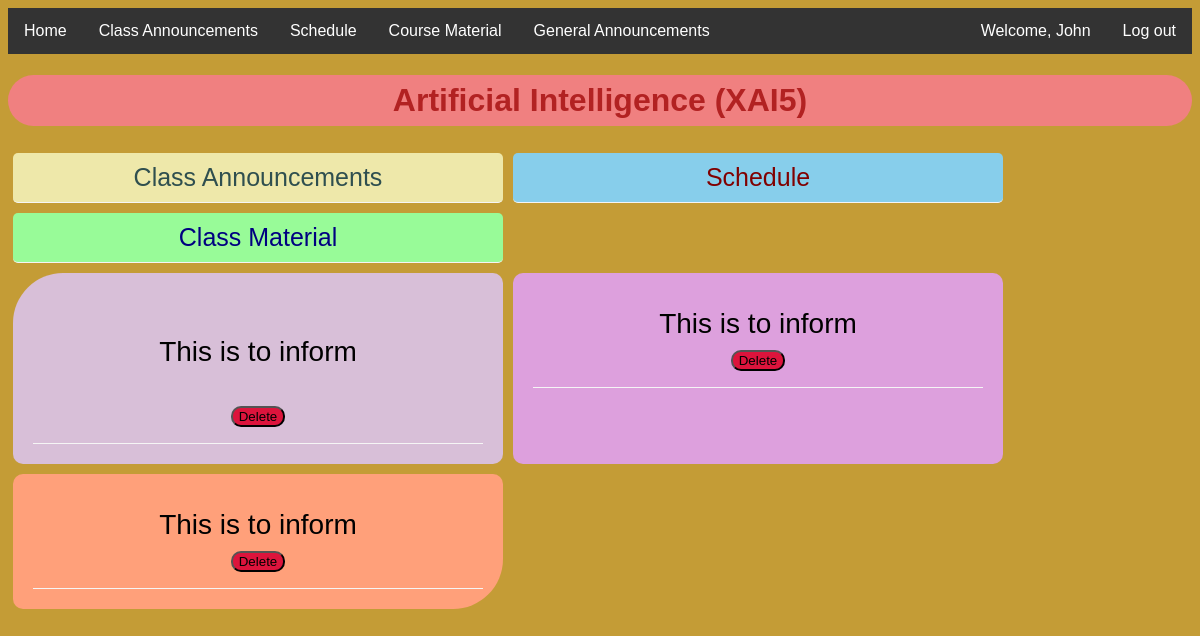
The app's page /course?id=c1 (signed in), older data.
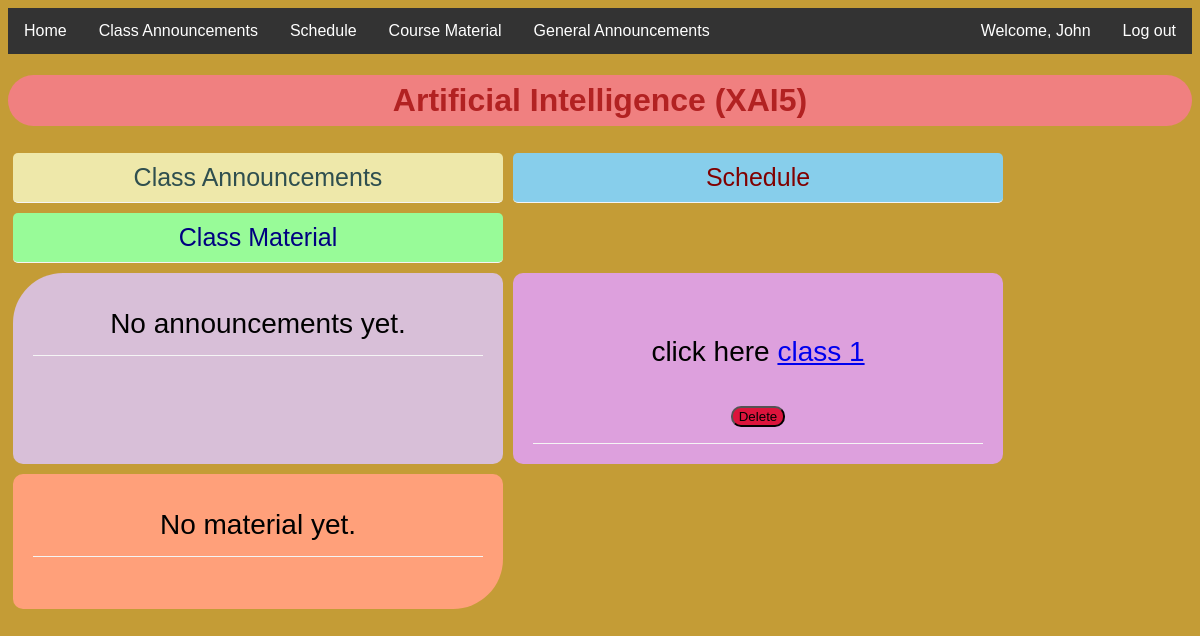
The same page, newer data.
### tables this page shows
CREATE TABLE teacher(
    reg_id TEXT primary key,
    name TEXT,
    email TEXT,
    subject TEXT,
    passwd TEXT
);

CREATE TABLE course(
    id TEXT primary key,
    course_name TEXT,
    year TEXT,
    branch TEXT,
    sem TEXT
);

CREATE TABLE announcement(
    id INTEGER primary key AUTOINCREMENT,
    tid TEXT,
    subject TEXT,
    cid TEXT,
    upper TEXT,
    lower TEXT,
    info TEXT
);

CREATE TABLE schedule(
    id INTEGER primary key AUTOINCREMENT,
    tid TEXT,
    subject TEXT,
    cid TEXT,
    upper TEXT,
    lower TEXT,
    info TEXT
);

CREATE TABLE cmaterial(
    id INTEGER primary key AUTOINCREMENT,
    tid TEXT,
    subject TEXT,
    cid TEXT,
    upper TEXT,
    lower TEXT,
    info TEXT
);

### app.py (the view)
@app.route("/course")
@loggedin
def course():
    sid = request.args.get("id")
    course = db.execute("select * from course where id = :sid", sid = sid)
    course = course[0]
    name = ""
    uid = session["uid"]
    if session["uid"][:2] == "su":
        student = db.execute("select * from student where id = :uid", uid = uid)
        student = student[0]
        name = student["name"]
        cmaterials = db.execute("select * from cmaterial where cid = :cid and :batch >= lower and :batch <= upper", cid = sid, batch = int(student["batch"]))
        announcements = db.execute("select * from announcement where cid = :cid and :batch >= lower and :batch <= upper", cid = sid, batch = int(student["batch"]))
        schedules = db.execute("select * from schedule where cid = :cid and :batch >= lower and :batch <= upper", cid = sid, batch = int(student["batch"]))
        return render_template("course.html", course_name = course["course_name"], id = session["uid"][:2], name = name, cmaterials = cmaterials, announcements = announcements, schedules = schedules)
    else:
        teacher = db.execute("select * from teacher where reg_id = :uid", uid = uid)
        teacher = teacher[0]
        name = teacher["name"]
        cmaterials = db.execute("select * from cmaterial where cid = :cid and tid = :tid", cid = sid, tid = session["uid"])
        announcements = db.execute("select * from announcement where cid = :cid and tid = :tid", cid = sid, tid = session["uid"])
        schedules = db.execute("select * from schedule where cid = :cid and tid = :tid", cid = sid, tid = session["uid"])
        return render_template("course.html", course_name = course["course_name"], id = session["uid"][:2], name = name, cmaterials = cmaterials, announcements = announcements, schedules = schedules)

### app.py (called while the page is built)
@app.after_request
def after_request(response):
    response.headers["Cache-Control"] = "no-cache, no-store, must-revalidate"
    response.headers["Expires"] = 0
    response.headers["Pragma"] = "no-cache"
    return response

### helper.py (called while the page is built)
def loggedin(f):
    @wraps(f)
    def decorated_function(*args, **kwargs):
        if session.get("uid") is None:
            return redirect(url_for("index"))
        return f(*args, **kwargs)
    return decorated_function

### templates/course.html (shortened to what this page needs)
<!DOCTYPE html>
<html>
    <head>
    <link rel="stylesheet" type="text/css" href="../static/css/course_css.css">
    </head>
<body>
    <nav>
        {% if id == "su"  %}
      <ul>
        <li><a class="active" href="/home">Home</a></li>
        <li><a class="active" href="/staffhome">General Announcements</a></li>
        <div class="logout_container">
            <li><a href="#about">Welcome, {{name}}</a></li>
            <li><a href="/logout2">Log out</a></li>
        </div>
      </ul>
    {% else %}
        <ul>
          <li><a class="active" href="/home">Home</a></li>
          <li><a href="/cannouncements">Class Announcements</a></li>
          <li><a href="/schedule">Schedule</a></li>
          <li><a href="/cmaterial">Course Material</a></li>
          <li><a href="/staffhome">General Announcements</a></li>
          <div class="logout_container">
              <li><a href="#about">Welcome, {{name}}</a></li>
              <li><a href="/logout2">Log out</a></li>
          </div>
        </ul>
    {% endif %}
      </nav>
    <div class = "center">
        <h1>{{course_name}}</h1>
    </div>
    <div class = "head">
        <div class="op1">Class Announcements</div>
        <div class="op2">Schedule</div>
        <div class="op3">Class Material</div>
    </div>
 <div class = "outline">
    <div class="inline1" style = "display: inline-block;">
        {% if announcements != [] %}
            {% for announcement in announcements %}
                <div class="boxed"> <p>
                    {{announcement["info"] | safe}}
                </p>
                <form action="/delannounce?id={{announcement.id}}" method="POST">
                    <button class="del" data-uid = {{announcement["id"]}} data-lid={{session.uid}} data-pid={{announcement["tid"]}} type="submit">Delete</button>
                </form>
            </div>
            {% endfor %}
        {% else %}
            <div class="boxed">No announcements yet.</div><br>
        {% endif %}
    </div>
    <div class="inline2" style = "display: inline-block;">
        {% if schedules != [] %}
            {% for schedule in schedules %}
                <div class="boxed">{{schedule["info"]|safe}}
                <form action="/delschedule?id={{schedule.id}}" method="POST">
                    <button class="del" data-uid = {{schedule["id"]}} data-lid={{session.uid}} data-pid={{schedule["tid"]}} type="submit">Delete</button>
                </form>
            </div>
            {% endfor %}
        {% else %}
            <div class="boxed">No schedule yet.</div><br>
        {% endif %}
    </div>
    <div class="inline3" style = "display: inline-block;">
        {% if cmaterials != [] %}
            {% for cmaterial in cmaterials %}
                <div class="boxed">{{cmaterial["info"] | safe}}
                <form action="/delmaterial?id={{cmaterial.id}}" method="POST">
                    <button class="del" data-uid = {{cmaterial["id"]}} data-lid={{session.uid}} data-pid={{cmaterial["tid"]}} type="submit">Delete</button>
                </form>
            </div>
            {% endfor %}
        {% else %}
            <div class="boxed">No material yet.</div><br>
        {% endif %}
    </div>
</div>
</body>
</html>

### static/css/course_css.css (style rules this page uses)
* { box-sizing: border-box; }
body { font-family: Arial, Helvetica, sans-serif; background-color: #b8870bd2; height: auto; background-size:50% 50%; background-repeat: no-repeat; background-size: cover; }
ul { list-style-type: none; margin: 0; padding: 0; overflow: hidden; background-color: #333; }
ul .logout_container { float:right; }
li { float: left; }
li a { display: block; color: white; text-align: center; padding: 14px 16px; text-decoration: none; }
h1 { border-radius: 50px 50px 50px 50px; text-align: center; color : #B22222; background-color: #F08080; padding: 7px 0px 7px 0px; }
.boxed { border-bottom: 1px solid whitesmoke; padding: 15px; }
.outline { display: flex; flex-flow: row wrap; align-items: top; }
.inline1 { border-radius: 50px 10px 10px 10px; background-color: #D8BFD8; border: none; color:black; text-align: center; font-size: 28px; padding: 20px; width: 490px; height : auto; transition: all 0.5s; cursor: pointer; margin: 5px; }
.inline2 { border-radius: 10px 10px 10px 10px; background-color:#DDA0DD; border: none; color: black; text-align: center; font-size: 28px; padding: 20px; width: 490px; height : auto; transition: all 0.5s; cursor: pointer; margin: 5px; }
.inline3 { border-radius: 10px 10px 50px 10px; background-color:#FFA07A; border: none; color:black; text-align: center; font-size: 28px; padding: 20px; width: 490px; height : auto; transition: all 0.5s; cursor: pointer; margin: 5px; }
.head { display: flex; flex-flow: row wrap; align-items: top; }
.op1 { border-radius: 5px 5px 5px 5px; border-bottom: 1px solid whitesmoke; padding: 10px; text-align: center; width: 490px; font-size: 25px; background-color: #EEE8AA; margin :5px; color: #2F4F4F; }
.op2 { border-radius: 5px 5px 5px 5px; border-bottom: 1px solid whitesmoke; padding: 10px; text-align: center; width: 490px; font-size: 25px; background-color:#87CEEB; margin :5px; color: #800000; }
.op3 { border-radius: 5px 5px 5px 5px; border-bottom: 1px solid whitesmoke; padding: 10px; text-align: center; width: 490px; font-size: 25px; background-color: #98FB98; margin :5px; color: #000080; }
.del { border-radius: 10px 10px 10px 10px; background-color: #DC143C; }

Row changes from the older to the newer data that the page shows:
no longer on this page (row edited): announcement: info "This is to inform"
removed schedule: info "This is to inform"
removed cmaterial: info "This is to inform"
now on this page (row edited): schedule: info "click here class 1"
Text that changed along with them:
text now shown: "No announcements yet. No material yet."
